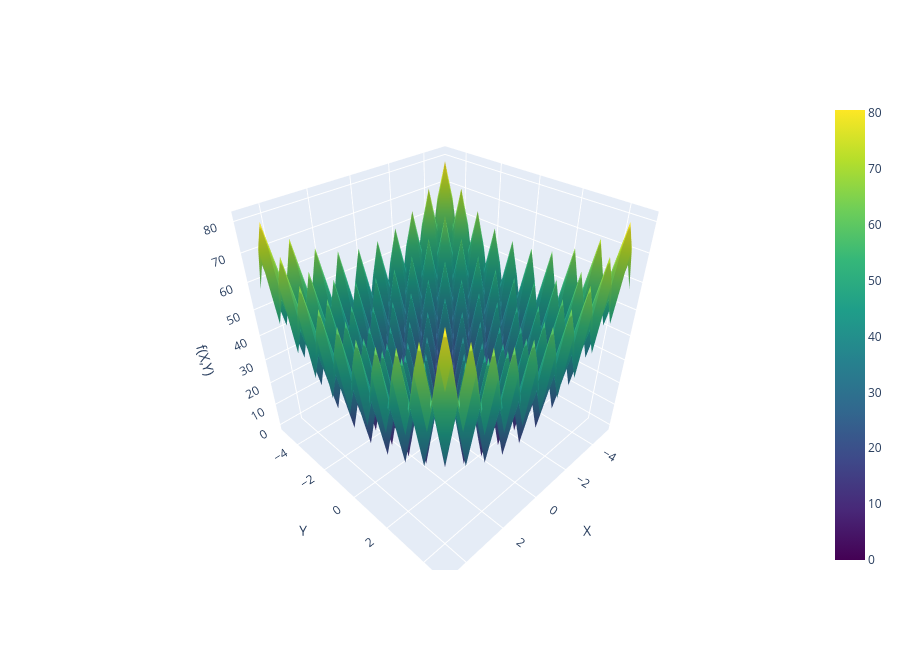

Write notebook code for a chart like this one.
### Code cell
import plotly.graph_objects as go

X = np.mgrid[-5:5:0.25, -5:5:0.25]
Z = rastrigin_function(X)

fig = go.Figure(
    data=[go.Surface(x=X[0], y=X[1], z=Z, colorscale="Viridis")]
)

fig.update_layout(
    scene=dict(
        xaxis_title="X",
        yaxis_title="Y",
        zaxis_title="f(X,Y)"
    ),
    height=650
)

cmaes = CMAES(3, rastrigin_function)
X_best = cmaes.optimize(10000, -5, 5)

fig.add_trace(go.Scatter3d(
    x=[X_best[0]],
    y=[X_best[1]],
    z=[rastrigin_function(X_best)],
    mode="markers",
    marker=dict(size=6, color="red"),
    name="Najlepsze rozwiązanie"
))

fig.show("vscode")

### Figure 1 — Plotly figure (JSON) as saved in the notebook; plotly's stock layout.template omitted (floating-point values rounded to 4 significant figures; data arrays with more than 128 entries replaced by an {"elided": "..."} marker saying what was removed)
{"data": [{"colorscale": [[0, "#440154"], [0.1111, "#482878"], [0.2222, "#3e4989"], [0.3333, "#31688e"], [0.4444, "#26828e"], [0.5556, "#1f9e89"], [0.6667, "#35b779"], [0.7778, "#6ece58"], [0.8889, "#b5de2b"], [1, "#fde725"]], "type": "surface", "x": {"elided": "40x40 float values"}, "y": {"elided": "40x40 float values"}, "z": {"elided": "40x40 float values"}}, {"marker": {"color": "red", "size": 6}, "mode": "markers", "name": "Najlepsze rozwiązanie", "type": "scatter3d", "x": [1.405e-09], "y": [3.229e-09], "z": [0.995]}], "layout": {"height": 650, "scene": {"xaxis": {"title": {"text": "X"}}, "yaxis": {"title": {"text": "Y"}}, "zaxis": {"title": {"text": "f(X,Y)"}}}}}
